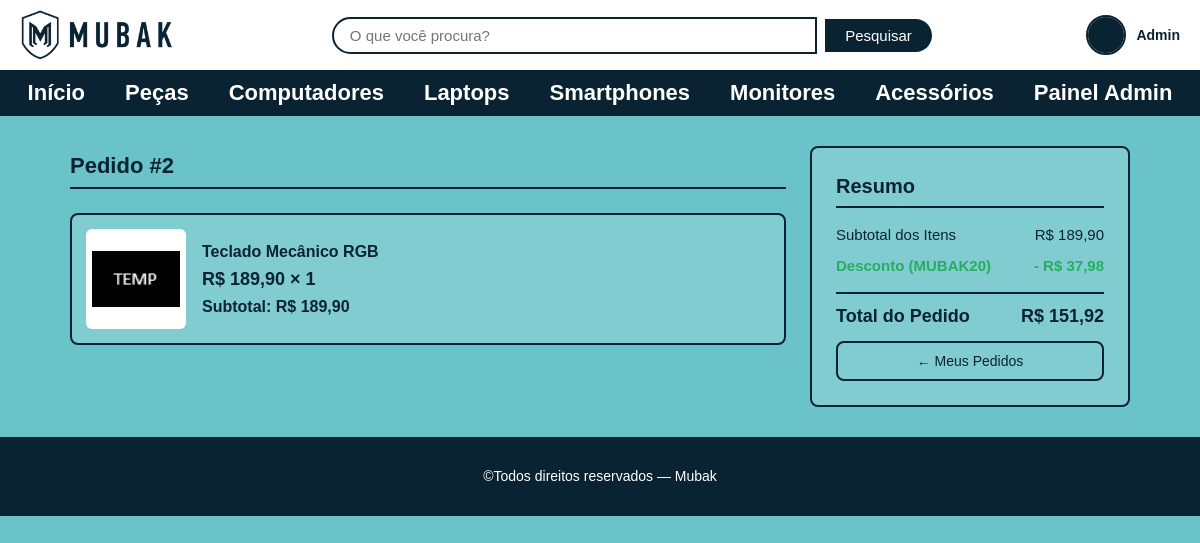
The page /perfil/pedidos/2 (signed in) on the database its author committed.
### tables this page shows
CREATE TABLE item_pedido(
            id_item_pedido INTEGER PRIMARY KEY AUTOINCREMENT NOT NULL,
            id_pedido INT NOT NULL,
            id_produto INT NOT NULL,
            quantidade INT NOT NULL,
            preco_unitario DECIMAL(10,2) NOT NULL,
            FOREIGN KEY(id_pedido) REFERENCES pedido(id_pedido),
            FOREIGN KEY(id_produto) REFERENCES produto(id_produto)
        );

CREATE TABLE produto(
            id_produto INTEGER PRIMARY KEY AUTOINCREMENT NOT NULL,
            nome varchar(50) NOT NULL,
            descricao varchar(100) NOT NULL,
            especificacao_tecnica varchar(100) NOT NULL,
            preco float NOT NULL,
            estoque INT NOT NULL,
            status_prod varchar(50) NOT NULL,
            id_categoria INT,
            FOREIGN KEY(id_categoria) REFERENCES categoria(id_categoria)
        );

CREATE TABLE cupom(
            id_cupom INTEGER PRIMARY KEY AUTOINCREMENT NOT NULL,
            codigo varchar(50) NOT NULL,
            inicio DATE NOT NULL,
            fim DATE NOT NULL,
            valor float NOT NULL,
            ativo boolean NOT NULL
        );

CREATE TABLE pedido(
            id_pedido INTEGER PRIMARY KEY AUTOINCREMENT NOT NULL,
            id_usuario INT NOT NULL,
            id_endereco INT NOT NULL,
            data_pedido DATE NOT NULL,
            valor_total DECIMAL(10,2) NOT NULL,
            status_pedido VARCHAR(50) NOT NULL, id_cupom INT, valor_desconto DECIMAL(10,2) DEFAULT 0,
            FOREIGN KEY(id_usuario) REFERENCES usuario(id_usuario),
            FOREIGN KEY(id_endereco) REFERENCES endereco(id_endereco)
        );

### routes/user_routes.py (the view)
@bp.route('/perfil/pedidos/<int:id_pedido>')
@login_required
def detalhe_pedido(id_pedido):
    itens = get_itens_pedido(id_pedido)
    pedido = get_pedido_por_id(id_pedido)
    return render_template(
        'pages/detalhe_pedido.html', itens=itens, id_pedido=id_pedido, pedido=pedido
    )

### app.py (called while the page is built)
@app.before_request
def verificar_inatividade():
    if 'user_id' in session:
        agora = datetime.now()
        ultima_atividade = session.get('ultima_atividade')
        if ultima_atividade:
            ultima_atividade = datetime.fromisoformat(ultima_atividade)
            if agora - ultima_atividade > TEMPO_INATIVIDADE:
                session.clear()
                return redirect(url_for('auth.login'))
        session.permanent = True
        session['ultima_atividade'] = agora.isoformat()

### database.py (called while the page is built)
def get_db_connection():
    conn = sqlite3.connect(DATABASE)
    conn.row_factory = sqlite3.Row
    return conn

### models/pedido_model.py (called while the page is built)
def get_pedido_por_id(id_pedido):
    conn = get_db_connection()
    row = conn.execute(
        """SELECT pe.*, c.codigo AS cupom_codigo
           FROM pedido pe
           LEFT JOIN cupom c ON pe.id_cupom = c.id_cupom
           WHERE pe.id_pedido=?""",
        (id_pedido,)
    ).fetchone()
    conn.close()
    return row

def get_itens_pedido(id_pedido):
    conn = get_db_connection()
    rows = conn.execute(
        """SELECT ip.*, p.nome,
                  (SELECT imagem FROM imagem_produto WHERE id_produto=p.id_produto LIMIT 1) AS imagem
           FROM item_pedido ip
           JOIN produto p ON ip.id_produto = p.id_produto
           WHERE ip.id_pedido=?""",
        (id_pedido,)
    ).fetchall()
    conn.close()
    return rows

### templates/pages/detalhe_pedido.html (shortened to what this page needs)
<!DOCTYPE html>
<html lang="pt-br">
<head>
    <link rel="stylesheet" href="{{ url_for('static', filename='css/reset.css') }}">
    <link rel="stylesheet" href="{{ url_for('static', filename='css/global.css') }}">
    <link rel="stylesheet" href="{{ url_for('static', filename='css/carrinho.css') }}">
    <link rel="stylesheet" href="{{ url_for('static', filename='css/perfil.css') }}">
    <link rel="stylesheet" href="{{ url_for('static', filename='css/responsive.css') }}">
</head>
<body>
    {% include 'partials/header.html' %}
    <main>
        <div class="carrinho_container">
            <div class="carrinho_lista">
                <h2>Pedido #{{ id_pedido }}</h2>
                {% for item in itens %}
                <div class="carrinho_item">
                    {% if item.imagem %}
                    <img src="{{ url_for('static', filename='uploads/' + item.imagem) }}"
                         alt="{{ item.nome }}">
                    {% else %}
                    <img src="{{ url_for('static', filename='images/temp.png') }}"
                         alt="{{ item.nome }}">
                    {% endif %}
                    <div class="carrinho_item_info">
                        <span class="carrinho_item_nome">{{ item.nome }}</span>
                        <span class="carrinho_item_preco">
                            R$ {{ "%.2f"|format(item.preco_unitario)|replace(".", ",") }} × {{ item.quantidade }}
                        </span>
                        <span class="carrinho_item_subtotal">
                            Subtotal: R$ {{ "%.2f"|format(item.preco_unitario * item.quantidade)|replace(".", ",") }}
                        </span>
                    </div>
                </div>
                {% else %}
                <p class="perfil_sem_itens">Nenhum item encontrado para este pedido.</p>
                {% endfor %}
            </div>
            <aside class="carrinho_resumo">
                <h2>Resumo</h2>
                <div class="resumo_linha">
                    <span>Subtotal dos Itens</span>
                    <span>
                        R$ {% if itens %}
                           {{ "%.2f"|format(itens|sum(attribute='preco_unitario'))|replace(".", ",") }}
                           {% else %}0,00{% endif %}
                    </span>
                </div>
                {% if pedido and pedido.valor_desconto and pedido.valor_desconto > 0 %}
                <div class="resumo_linha cupom_desconto_linha">
                    <span>Desconto{% if pedido.cupom_codigo %} ({{ pedido.cupom_codigo }}){% endif %}</span>
                    <span>- R$ {{ "%.2f"|format(pedido.valor_desconto)|replace(".", ",") }}</span>
                </div>
                {% endif %}
                <div class="resumo_linha total">
                    <span>Total do Pedido</span>
                    <span>
                        R$ {% if pedido %}
                           {{ "%.2f"|format(pedido.valor_total)|replace(".", ",") }}
                           {% else %}0,00{% endif %}
                    </span>
                </div>
                <a href="{{ url_for('user.perfil_pedidos') }}"
                   class="btn_continuar_comprando">← Meus Pedidos</a>
            </aside>
        </div>
    </main>
    {% include 'partials/footer.html' %}
</body>
</html>

### static/css/global.css (style rules this page uses)
:root { --cor-primaria: #0a2332; --cor-fundo: #6ac3c8; --cor-branca: #ffffff; --cor-texto-claro: #ffffff; --cor-destaque: #007BFF; --cor-perigo: #e74c3c; --cor-sucesso: #27ae60; --borda-radius: 8px; --sombra: 0 2px 8px rgba(0, 0, 0, 0.2); }
body { background-color: var(--cor-fundo); font-family: sans-serif; }
h2 { text-align: center; margin-bottom: 1%; margin-top: 1%; font-family: sans-serif; width: 100%; }

### static/css/carrinho.css (style rules this page uses)
.carrinho_container { max-width: 1100px; margin: 30px auto; padding: 0 20px; display: grid; grid-template-columns: 1fr 320px; gap: 24px; align-items: start; }
.carrinho_lista { display: flex; flex-direction: column; gap: 16px; }
.carrinho_lista h2 { text-align: left; color: var(--cor-primaria); font-size: 22px; margin-bottom: 8px; border-bottom: 2px solid var(--cor-primaria); padding-bottom: 8px; width: auto; }
.carrinho_item { display: grid; grid-template-columns: 100px 1fr auto; gap: 16px; align-items: center; background-color: rgba(255, 255, 255, 0.15); border: 2px solid var(--cor-primaria); border-radius: var(--borda-radius); padding: 14px; }
.carrinho_item img { width: 100px; height: 100px; object-fit: contain; background: var(--cor-branca); border-radius: 6px; padding: 6px; }
.carrinho_item_info { display: flex; flex-direction: column; gap: 8px; }
.carrinho_item_nome { font-size: 16px; font-weight: bold; color: var(--cor-primaria); }
.carrinho_item_preco { font-size: 18px; font-weight: bold; color: var(--cor-primaria); }
.carrinho_item_subtotal { font-weight: bold; color: var(--cor-primaria); }
.carrinho_resumo { background-color: rgba(255, 255, 255, 0.15); border: 2px solid var(--cor-primaria); border-radius: var(--borda-radius); padding: 24px; display: flex; flex-direction: column; gap: 14px; position: sticky; top: 20px; }
.carrinho_resumo h2 { text-align: left; color: var(--cor-primaria); font-size: 20px; border-bottom: 2px solid var(--cor-primaria); padding-bottom: 8px; margin-bottom: 4px; width: auto; }
.resumo_linha { display: flex; justify-content: space-between; font-size: 15px; color: var(--cor-primaria); }
.resumo_linha.total { font-size: 18px; font-weight: bold; border-top: 2px solid var(--cor-primaria); padding-top: 12px; margin-top: 4px; }
.btn_continuar_comprando { padding: 10px; background-color: transparent; color: var(--cor-primaria); border: 2px solid var(--cor-primaria); border-radius: var(--borda-radius); font-size: 14px; cursor: pointer; transition: all 0.3s; text-align: center; display: block; }
.cupom_desconto_linha { color: var(--cor-sucesso) !important; font-weight: bold; }
.cupom_desconto_linha span { color: var(--cor-sucesso); }

### rows shown on the page
item_pedido: nome "Teclado Mecânico RGB", preco_unitario "189,90", quantidade "1", preco_unitario+quantidade "189,90"
cupom: cupom_codigo "MUBAK20"
pedido: valor_desconto "37,98", valor_total "151,92"

### other values the page prints
{{ session.user_nome }} "Admin"
{{ id_pedido }} "2"
{{ "%.2f"|format(itens|sum(attribute='preco_unitario'))|replace(".", ",") }} "189,90"
